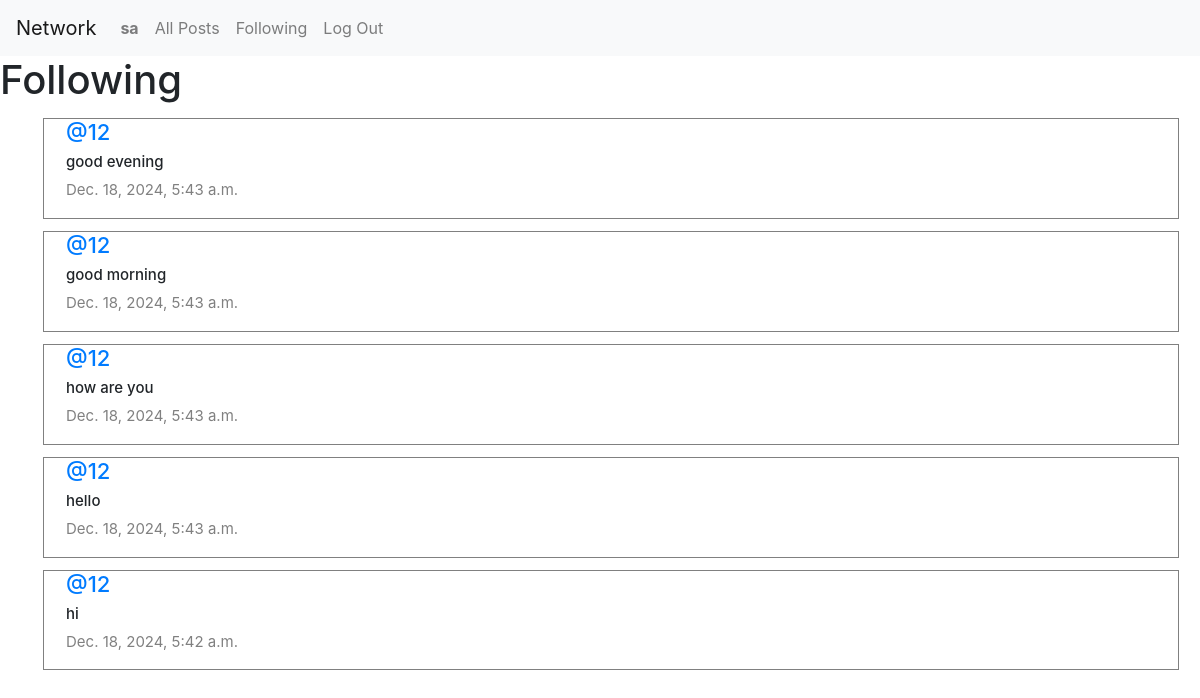
Page /following (signed in) on the committed database.
### network/models.py (models this page shows, shortened)
class User(AbstractUser):
    pass

class Post(models.Model):
    content = models.CharField(max_length=140)
    user = models.ForeignKey(User, on_delete=models.CASCADE, related_name="author")
    date = models.DateTimeField(auto_now_add=True)

### network/views.py (the view)
# urls.py: path("following",views.following,name="following"),
def following(request):
    current_user = User.objects.get(pk=request.user.id)
    following_people = Follow.objects.filter(user=current_user)
    all_posts = Post.objects.all().order_by('id').reverse()
    following_posts = [post for post in all_posts if post.user in [person.user_follower for person in following_people]]
    paginator = Paginator(following_posts, 10)
    page_number = request.GET.get('page')
    posts_of_the_page = paginator.get_page(page_number)
    return render(request, "network/following.html", {
        "posts_of_the_page": posts_of_the_page
    })

### network/templates/network/following.html (shortened to what this page needs)
{% extends "network/layout.html" %}
{% block body %}
    <h1>Following</h1>
    <div class="all-posts">
        {% for post in posts_of_the_page %}
            <div class="row post">
                <h5 class="username"><a href="{% url 'profile' user_id=post.user.id %}">@{{ post.user }}</a></h5>
                <h6 class="content">{{ post.content }}</h6>
                <p class="date">{{ post.date }}</p>
            </div>
        {% endfor %}
    </div>
{% endblock %}

### network/templates/network/layout.html (shortened to what this page needs)
{% load static %}
<!DOCTYPE html>
<html lang="en">
    <head>
        <link rel="stylesheet" href="https://stackpath.bootstrapcdn.com/bootstrap/4.4.1/css/bootstrap.min.css">
        <link href="{% static 'network/styles.css' %}" rel="stylesheet">
        <link href="https://cdnjs.cloudflare.com/ajax/libs/font-awesome/5.15.4/css/all.min.css" rel="stylesheet">
    </head>
    <body>
        <nav class="navbar navbar-expand-lg navbar-light bg-light">
            <a class="navbar-brand" href="{% url 'index' %}">Network</a>
            <div>
              <ul class="navbar-nav mr-auto">
                {% if user.is_authenticated %}
                    <li class="nav-item">
                        <a class="nav-link" href="{% url 'profile' user_id=user.id %}"><strong>{{ user.username }}</strong></a>
                    </li>
                {% endif %}
                <li class="nav-item">
                  <a class="nav-link" href="{% url 'index' %}">All Posts</a>
                </li>
                {% if user.is_authenticated %}
                    <li class="nav-item">
                        <a class="nav-link" href="{% url 'following' %}">Following</a>
                    </li>
                    <li class="nav-item">
                        <a class="nav-link" href="{% url 'logout' %}">Log Out</a>
                    </li>
                {% endif %}
              </ul>
            </div>
          </nav>
        <div class="body">
            {% block body %}
            {% endblock %}
        </div>
    </body>
</html>

### network/static/network/styles.css (style rules this page uses)
.all-posts { display: flex; justify-content: flex-start; flex-direction: column; margin: 20px 21px 28px 28px solid black; padding-left: 22px; margin-bottom: 21px; }
.post { border: 0.1px solid gray; display: flex; justify-content: center; flex-direction: column; box-sizing: border-box; padding-left: 22px; margin: 6px 21px; }
.content { font-size: 15px; }
.username { font-size: 22px; }
.date { color:gray; font-size: 15px; }

### rows in the picture
User: username "sa"
Post: user "12", content "good evening", date "Dec. 18, 2024, 5:43 a.m."
Post: user "12", content "good morning", date "Dec. 18, 2024, 5:43 a.m."
Post: user "12", content "how are you", date "Dec. 18, 2024, 5:43 a.m."
Post: user "12", content "hello", date "Dec. 18, 2024, 5:43 a.m."
Post: user "12", content "hi", date "Dec. 18, 2024, 5:42 a.m."
